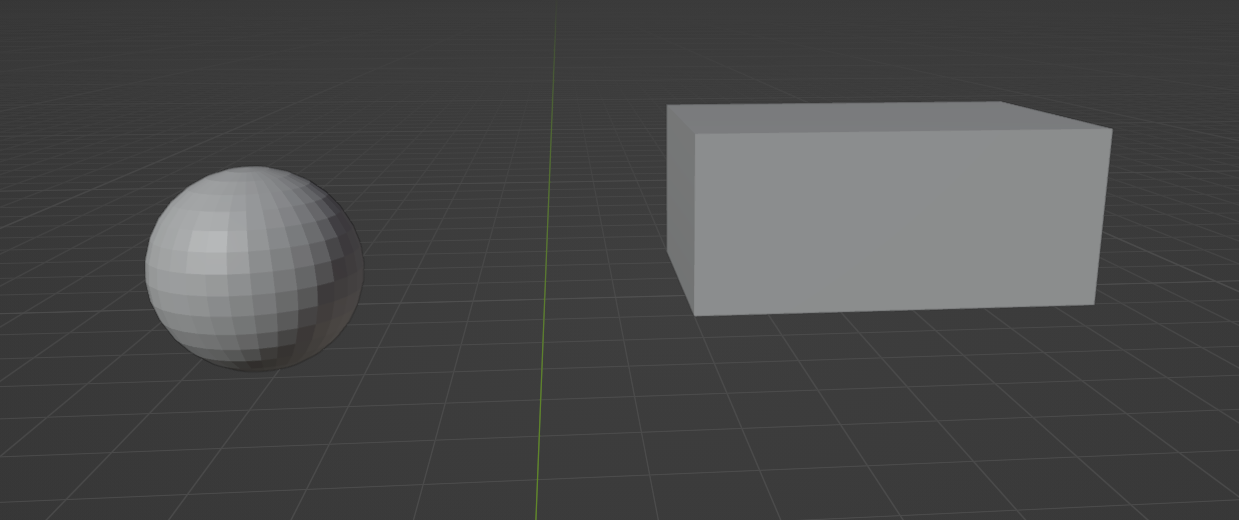
#> input picture data/cuboid-sphere.png, 1239 x 520 px
$ jupyter execute --allow-errors Sandbox.ipynb   (shell and % lines are left out)
#> lines starting #> are read from the running program, lines starting #| are printed output that depends on the picture; after the words box and inside, x2 and y2 are one past the last pixel; in counts of white or black regions, pixels touching at a corner belong together
[cell 1]
import cv2
import numpy as np
import matplotlib.pyplot as plt

[cell 2]
IMG_PATH = "data/cuboid-sphere.png"

[cell 3]
img = cv2.imread(IMG_PATH, cv2.IMREAD_COLOR)
#> img is the input picture: shape (520, 1239, 3); mean B, G, R 73.9, 73.9, 73.5

[cell 4]
def imshow(cv_img):
    plt.figure(figsize=(20, 20))
    plt.imshow(cv2.cvtColor(cv_img, cv2.COLOR_BGR2RGB))

[cell 5]
imshow(img)

## Task 2

[cell 6]
def detect_circles(cv_img):
    gray = cv2.cvtColor(cv_img, cv2.COLOR_BGR2GRAY)
    return cv2.HoughCircles(
        image=gray,
        method=cv2.HOUGH_GRADIENT,
        dp=1,
        minDist=20,
        param1=100,
        param2=50,
        minRadius=0,
        maxRadius=0,
    )


def detect_cuboid_face(cv_img):
    gray = cv2.cvtColor(cv_img, cv2.COLOR_BGR2GRAY)
    hist = cv2.calcHist([gray],[0],None,[256],[0,256])
#> hist = 256 values, max 135977 at index 60, min 0 at index 0, mean 2516.7
    plt.hist(gray)
    face_brightness = np.argmax(hist.flatten())
#> face_brightness = 60
    ret, thresh1 = cv2.threshold(gray, int(2.1 * face_brightness), 1, cv2.THRESH_BINARY)
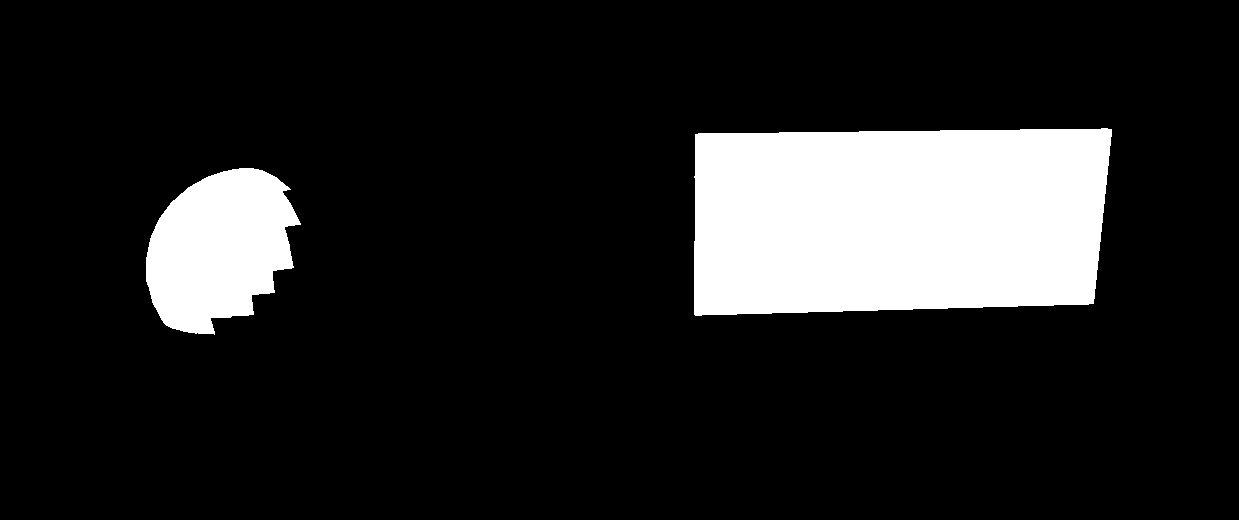
#> thresh1: shape (520, 1239); values 0 (black) and 1 (white), 14.2% white; 2 white regions, box (x1, y1, x2, y2) and area: (694, 128, 1112, 316) 73093, (146, 168, 301, 335) 18242
#> ret = 126
    print(hist.shape)
#| (256, 1)
    print(face_brightness)
#| 60
    return thresh1.astype(np.float32)


def draw_circles(cv_img, circles):
    assert isinstance(circles, np.ndarray)
    out = np.copy(cv_img)
    circles = circles[0].astype(np.int32)
    for cx, cy, rad in circles:
        cv2.circle(out, (cx, cy), rad, (0, 255, 0), 2)
    return out

[cell 7]
imshow(detect_cuboid_face(img))
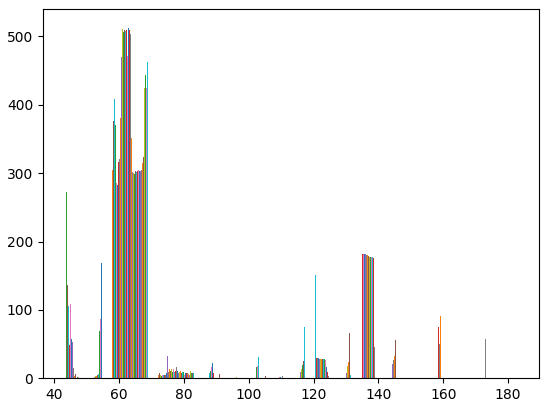
#> figure drawn by matplotlib, 1 panel; tallest bar 343 high, from x = 43.42 to 43.43; tallest bar 299 high, from x = 57.63 to 57.64; tallest bar 352 high, from x = 43.44 to 43.45

[cell 8]
circles = detect_circles(img)
#> circles = [[252.5, 272.5, 107.3]]
vis_img = draw_circles(img, circles)
#> in draw_circles, `circles = circles[0].astype(np.int32)`: circles = [[252, 272, 107]]
#> the loop in draw_circles, `for cx, cy, rad in circles:` made 1 pass
#> after the loop in draw_circles, `for cx, cy, rad in circles:`:
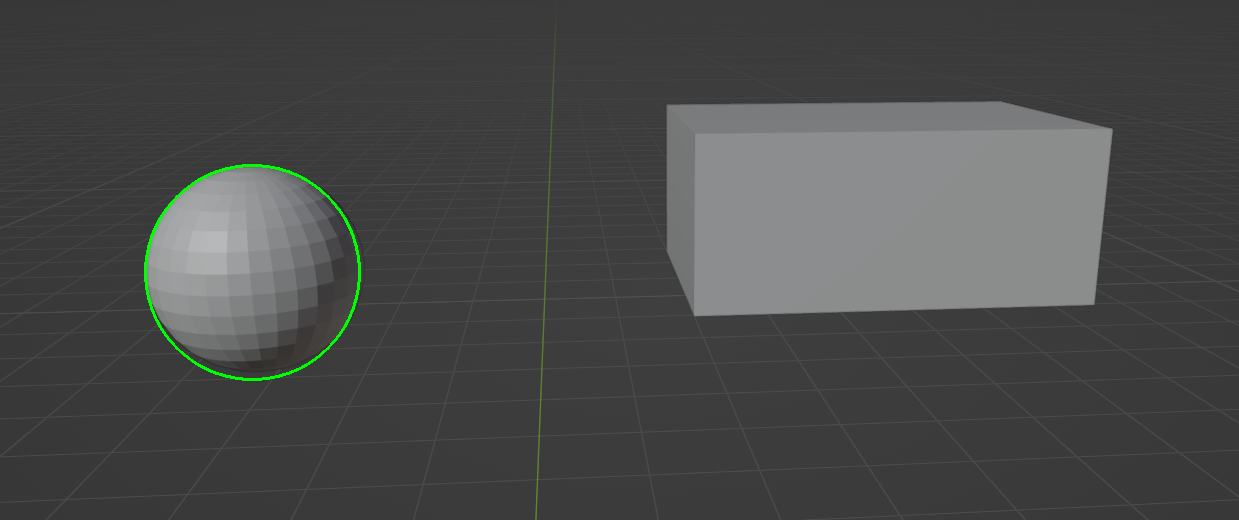
#> out: shape (520, 1239, 3); 0.31% of pixels changed, all inside (x1, y1, x2, y2) = (144, 164, 361, 381)
imshow(vis_img)
